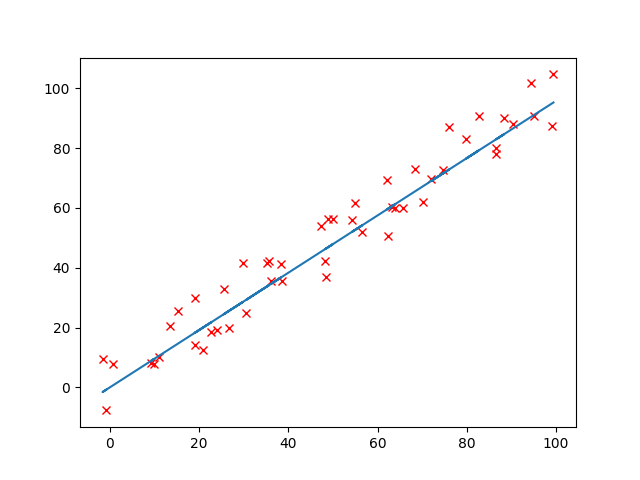

This chart was generated by the following Python code:
# -*- coding: utf-8 -*-
import numpy as np
import matplotlib.pyplot as plt


# 计算梯度和代价
# G = j对w求偏导
def cost_gradient(W, X, Y, n):
    error = X.dot(W) - Y
    ######## Gradient
    # mean默认求平均，把行缩减为1
    G = (error * X).mean(0).reshape(X.shape[1],1)
    #j = ###### cost with respect to current W

    j = (error ** 2).sum() / (2*n)
    return (j, G)

def gradientDescent(W, X, Y, lr, iterations):
    n = np.size(Y)
    # j迭代iterations代
    J = np.zeros([iterations, 1])

    for i in range(iterations):
        # 每一代的j都存在J的列表里面
        (J[i], G) = cost_gradient(W, X, Y, n)
        ####### Update W based on gradient
        W = W - lr * G

    return (W,J)

iterations = 100 ###### Training loops
lr = 1e-5 ###### Learning rate

# 加载数据
# 第一列是x，第二列是y
data = np.loadtxt('LR.txt', delimiter=',')

n = np.size(data[:, 1])
# 2×1的矩阵，第一行是b（w0），第二行是w1
W = np.zeros([2, 1])
# 拼接矩阵，第一列都是1，第二列才是特征x
X = np.c_[np.ones([n, 1]), data[:,0]]
Y = data[:, 1].reshape([n, 1])

(W,J) = gradientDescent(W, X, Y, lr, iterations)

#Draw figure
plt.figure()
plt.plot(data[:,0], data[:,1],'rx')
plt.plot(data[:,0], np.dot(X,W))

plt.figure()
plt.plot(range(iterations), J)
plt.show()
